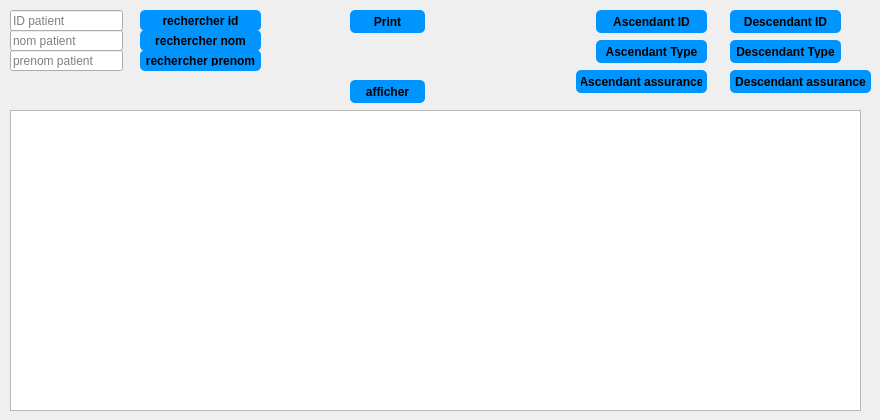
        <widget class="QWidget" name="tab_21">
         <attribute name="title">
          <string>Afficher patient</string>
         </attribute>
         <widget class="QTableView" name="tab_patients">
          <property name="geometry">
           <rect>
            <x>10</x>
            <y>110</y>
            <width>851</width>
            <height>301</height>
           </rect>
          </property>
         </widget>
         <widget class="QPushButton" name="pushButton_1">
          <property name="geometry">
           <rect>
            <x>350</x>
            <y>10</y>
            <width>75</width>
            <height>23</height>
           </rect>
          </property>
          <property name="styleSheet">
           <string notr="true">QPushButton {
padding: 5px;
border-radius: 5px;
background-color:#0094ff;
font-weight: bold;
}
QPushButton:hover
{
color :white;
}</string>
          </property>
          <property name="text">
           <string>Print</string>
          </property>
         </widget>
         <widget class="QLineEdit" name="lineEdit_aff_idpatient">
          <property name="geometry">
           <rect>
            <x>10</x>
            <y>10</y>
            <width>113</width>
            <height>21</height>
           </rect>
          </property>
          <property name="placeholderText">
           <string>ID patient</string>
          </property>
         </widget>
         <widget class="QPushButton" name="pb_aff_client">
          <property name="geometry">
           <rect>
            <x>140</x>
            <y>10</y>
            <width>121</width>
            <height>21</height>
           </rect>
          </property>
          <property name="styleSheet">
           <string notr="true">QPushButton {
padding: 5px;
border-radius: 5px;
background-color:#0094ff;
font-weight: bold;
}
QPushButton:hover
{
color :white;
}</string>
          </property>
          <property name="text">
           <string>rechercher id</string>
          </property>
         </widget>
         <widget class="QPushButton" name="pb_asc_tri_2">
          <property name="geometry">
           <rect>
            <x>596</x>
            <y>10</y>
            <width>111</width>
            <height>23</height>
           </rect>
          </property>
          <property name="styleSheet">
           <string notr="true">QPushButton {
padding: 5px;
border-radius: 5px;
background-color:#0094ff;
font-weight: bold;
}
QPushButton:hover
{
color :white;
}</string>
          </property>
          <property name="text">
           <string>Ascendant ID</string>
          </property>
         </widget>
         <widget class="QPushButton" name="pb_desc_tri_5">
          <property name="geometry">
           <rect>
            <x>730</x>
            <y>40</y>
            <width>111</width>
            <height>23</height>
           </rect>
          </property>
          <property name="styleSheet">
           <string notr="true">QPushButton {
padding: 5px;
border-radius: 5px;
background-color:#0094ff;
font-weight: bold;
}
QPushButton:hover
{
color :white;
}</string>
          </property>
          <property name="text">
           <string>Descendant Type</string>
          </property>
         </widget>
         <widget class="QPushButton" name="pb_asc_tri_5">
          <property name="geometry">
           <rect>
            <x>596</x>
            <y>40</y>
            <width>111</width>
            <height>23</height>
           </rect>
          </property>
          <property name="styleSheet">
           <string notr="true">QPushButton {
padding: 5px;
border-radius: 5px;
background-color:#0094ff;
font-weight: bold;
}
QPushButton:hover
{
color :white;
}</string>
          </property>
          <property name="text">
           <string>Ascendant Type</string>
          </property>
         </widget>
         <widget class="QPushButton" name="pb_desc_tri_2">
          <property name="geometry">
           <rect>
            <x>730</x>
            <y>10</y>
            <width>111</width>
            <height>23</height>
           </rect>
          </property>
          <property name="styleSheet">
           <string notr="true">QPushButton {
padding: 5px;
border-radius: 5px;
background-color:#0094ff;
font-weight: bold;
}
QPushButton:hover
{
color :white;
}</string>
          </property>
          <property name="text">
           <string>Descendant ID</string>
          </property>
         </widget>
         <widget class="QPushButton" name="pb_desc_tri_6">
          <property name="geometry">
           <rect>
            <x>730</x>
            <y>70</y>
            <width>141</width>
            <height>23</height>
           </rect>
          </property>
          <property name="styleSheet">
           <string notr="true">QPushButton {
padding: 5px;
border-radius: 5px;
background-color:#0094ff;
font-weight: bold;
}
QPushButton:hover
{
color :white;
}</string>
          </property>
          <property name="text">
           <string>Descendant assurance</string>
          </property>
         </widget>
         <widget class="QPushButton" name="pb_asc_tri_6">
          <property name="geometry">
           <rect>
            <x>576</x>
            <y>70</y>
            <width>131</width>
            <height>23</height>
           </rect>
          </property>
          <property name="styleSheet">
           <string notr="true">QPushButton {
padding: 5px;
border-radius: 5px;
background-color:#0094ff;
font-weight: bold;
}
QPushButton:hover
{
color :white;
}</string>
          </property>
          <property name="text">
           <string>Ascendant assurance</string>
          </property>
         </widget>
         <widget class="QPushButton" name="pb_aff_client_2">
          <property name="geometry">
           <rect>
            <x>140</x>
            <y>30</y>
            <width>121</width>
            <height>21</height>
           </rect>
          </property>
          <property name="styleSheet">
           <string notr="true">QPushButton {
padding: 5px;
border-radius: 5px;
background-color:#0094ff;
font-weight: bold;
}
QPushButton:hover
{
color :white;
}</string>
          </property>
          <property name="text">
           <string>rechercher nom</string>
          </property>
         </widget>
         <widget class="QLineEdit" name="lineEdit_aff_nompatient">
          <property name="geometry">
           <rect>
            <x>10</x>
            <y>30</y>
            <width>113</width>
            <height>21</height>
           </rect>
          </property>
          <property name="placeholderText">
           <string>nom patient</string>
          </property>
         </widget>
         <widget class="QPushButton" name="pb_aff_client_3">
          <property name="geometry">
           <rect>
            <x>140</x>
            <y>50</y>
            <width>121</width>
            <height>21</height>
           </rect>
          </property>
          <property name="styleSheet">
           <string notr="true">QPushButton {
padding: 5px;
border-radius: 5px;
background-color:#0094ff;
font-weight: bold;
}
QPushButton:hover
{
color :white;
}</string>
          </property>
          <property name="text">
           <string>rechercher prenom</string>
          </property>
         </widget>
         <widget class="QLineEdit" name="lineEdit_aff_prenompatient">
          <property name="geometry">
           <rect>
            <x>10</x>
            <y>50</y>
            <width>113</width>
            <height>21</height>
           </rect>
          </property>
          <property name="placeholderText">
           <string>prenom patient</string>
          </property>
         </widget>
         <widget class="QPushButton" name="afficher">
          <property name="geometry">
           <rect>
            <x>350</x>
            <y>80</y>
            <width>75</width>
            <height>23</height>
           </rect>
          </property>
          <property name="styleSheet">
           <string notr="true">QPushButton {
padding: 5px;
border-radius: 5px;
background-color:#0094ff;
font-weight: bold;
}
QPushButton:hover
{
color :white;
}</string>
          </property>
          <property name="text">
           <string>afficher</string>
          </property>
         </widget>
        </widget>
